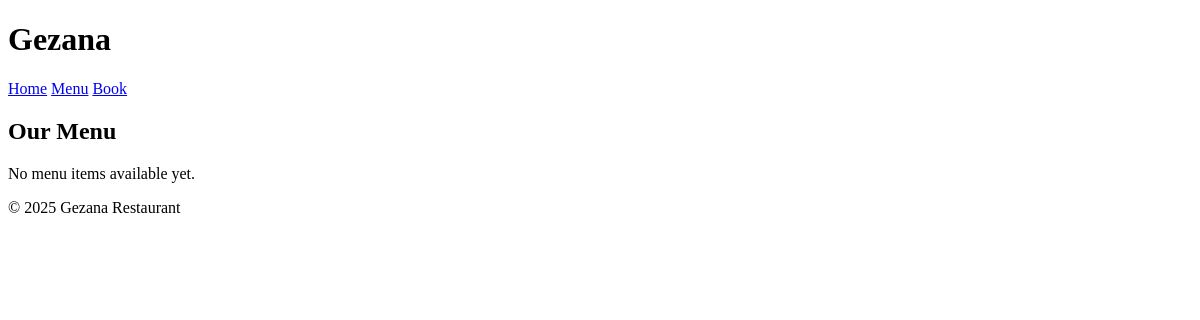
The app's page /menu/, older data.
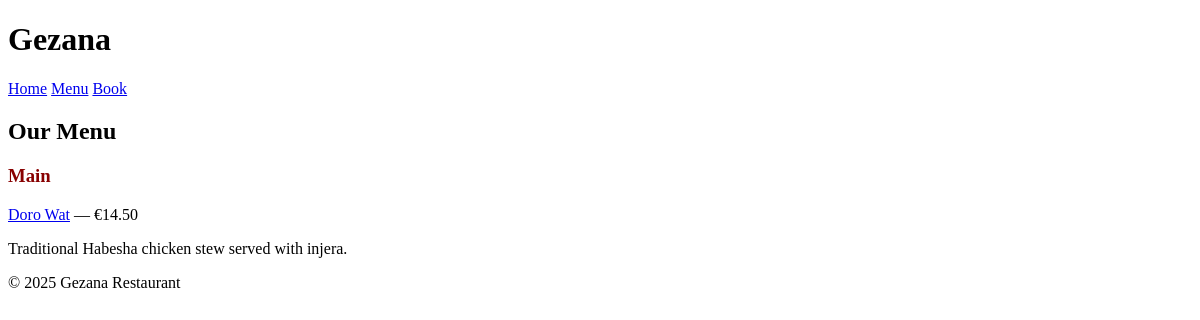
The same page, newer data.
### gezana_app/models.py (models this page shows, shortened)
class MenuItem(models.Model):
    name = models.CharField(max_length=120)
    description = models.TextField(blank=True)
    price = models.DecimalField(max_digits=6, decimal_places=2)
    category = models.CharField(max_length=20, choices=MenuCategory.choices, default=MenuCategory.MAIN)
    is_vegetarian = models.BooleanField(default=False)
    created_at = models.DateTimeField(auto_now_add=True)
    class Meta:
        ordering = ["category", "name"]

### gezana_app/views.py (the view)
# urls.py: path('menu/', views.menu_list, name='menu_list'),
def menu_list(request):
    items = MenuItem.objects.all()
    return render(request, "gezana_app/menu_list.html", {"items": items})

### gezana_app/templates/gezana_app/menu_list.html (shortened to what this page needs)
{% extends "gezana_app/base.html" %}
{% block content %}
<h2>Our Menu</h2>
{% if items %}
    {% for item in items %}
        {% ifchanged item.category %}
            <h3>{{ item.get_category_display }}</h3>
            <ul>
        {% endifchanged %}
        <li>
            <a href="{% url 'gezana_app:menu_detail' item.pk %}">{{ item.name }}</a> — €{{ item.price }}
            <p>{{ item.description }}</p>
        </li>
        {% if forloop.last %}</ul>{% endif %}
    {% endfor %}
{% else %}
    <p>No menu items available yet.</p>
{% endif %}
{% endblock %}

### gezana_app/templates/gezana_app/base.html (shortened to what this page needs)
<!DOCTYPE html>
<html lang="en">
  <head>
    {% load static %}
    <link rel="stylesheet" href="{% static 'css/style.css' %}" />
  </head>
  <body>
    <header>
      <h1>Gezana</h1>
      <nav>
        <a href="{% url 'gezana_app:home' %}">Home</a>
        <a href="#">Menu</a>
        <a href="#">Book</a>
      </nav>
    </header>
    <main>{% block content %} {% endblock %}</main>
    <footer>
      <p>&copy; {% now "Y" %} Gezana Restaurant</p>
    </footer>
  </body>
</html>

### gezana_app/static/css/style.css (style rules this page uses)
h2 { margin-top: 20px; }
h3 { margin-top: 15px; color: #880000; }
ul { list-style: none; padding: 0; }

Row changes from the older to the newer data that the page shows:
added MenuItem: category "Main", name "Doro Wat", price "14.50", description "Traditional Habesha chicken stew served with injera."
Text that changed along with them:
text no longer shown: "No menu items available yet."
